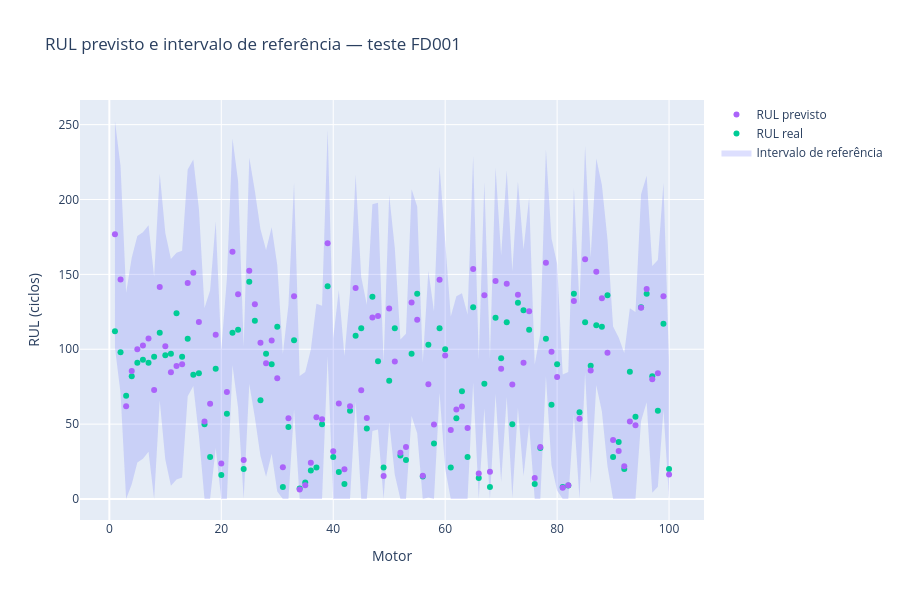

Here is the notebook cell this chart was saved with:
### Markdown cell above
### Insights

A cobertura observada será comparada com o nível nominal de 90%, mas não será tratada como uma prova definitiva de qualidade estatística. O teste possui poucos motores independentes e as trajetórias são temporais; por isso, o intervalo deverá ser usado como sinal de cautela para a decisão, não como certeza matemática.

### Code cell
plot_data = test_with_interval.sort_values('unit')
fig = go.Figure()
fig.add_trace(go.Scatter(
    x=plot_data['unit'], y=plot_data['rul_superior'],
    mode='lines', line={'width': 0}, showlegend=False,
))
fig.add_trace(go.Scatter(
    x=plot_data['unit'], y=plot_data['rul_inferior'],
    mode='lines', fill='tonexty', fillcolor='rgba(99,110,250,0.22)',
    line={'width': 0}, name='Intervalo de referência',
))
fig.add_trace(go.Scatter(
    x=plot_data['unit'], y=plot_data['rul_real'],
    mode='markers', name='RUL real',
))
fig.add_trace(go.Scatter(
    x=plot_data['unit'], y=plot_data['rul_predito'],
    mode='markers', name='RUL previsto',
))
fig.update_layout(
    title=lang({'title': 'RUL previsto e intervalo de referência — teste FD001'})['title'],
    xaxis_title='Motor', yaxis_title='RUL (ciclos)', height=600,
)
fig.show()
